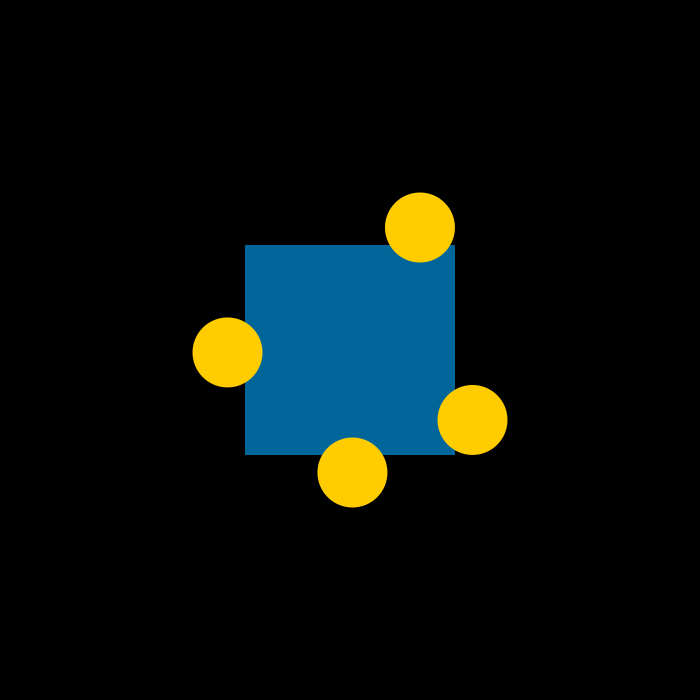
Frame 1 (no input)
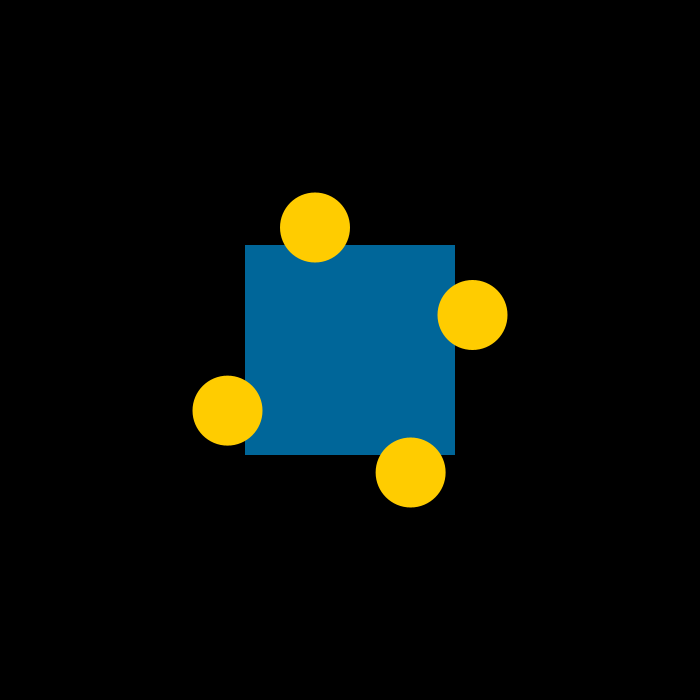
Frame 60 (the mouse pressed at the canvas centre just before this capture)
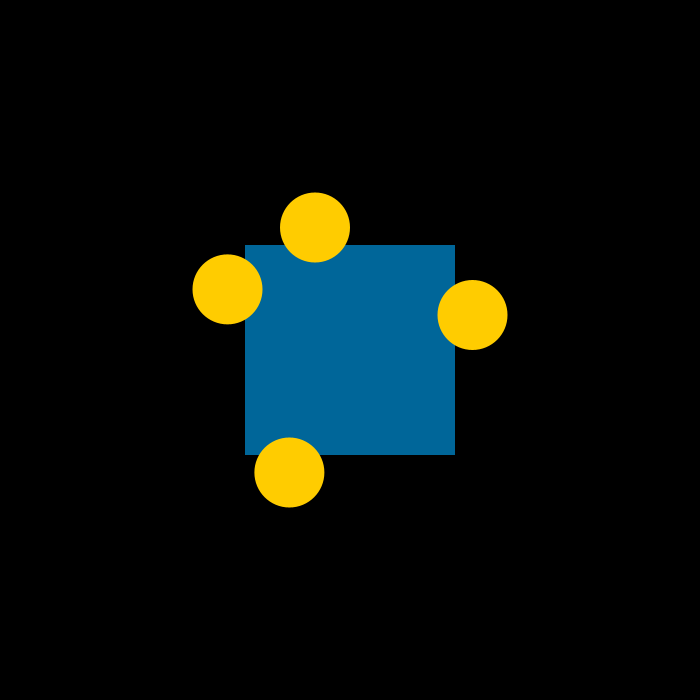
Frame 120 (the mouse held since frame 60 and released just before this capture)

The Processing sketch that drew these frames (run headless with seeded random() and noise(); from frame 60 on, the mouse is pressed at the canvas centre):

// Processing sketch: Zad_3
// ── Zad_3.pde
float x, y, angle, radius;  

void setup() {
  size(700, 700);
  noStroke();
  rectMode(CENTER);
  radius = 70;
}  

void draw() {
  background(0);
  angle += 2;
  x = width / 2 + (radius * cos(radians(angle)));
  fill(0, 102, 153);
  rect(width / 2, height / 2, radius * 3, radius * 3);
  fill(255, 204, 0);
  circle(x, height / 2 - radius * 1.75, radius);
  
  y = height / 2 + (radius * cos(radians(angle)));
  circle(width / 2 + radius * 1.75, y, radius);
  
  x = width / 2 + (radius * sin(radians(angle)));
  circle(x, height / 2 + radius * 1.75, radius);
  
  y = height / 2 + (radius * sin(radians(angle)));
  circle(width / 2 - radius * 1.75, y, radius);
}  
